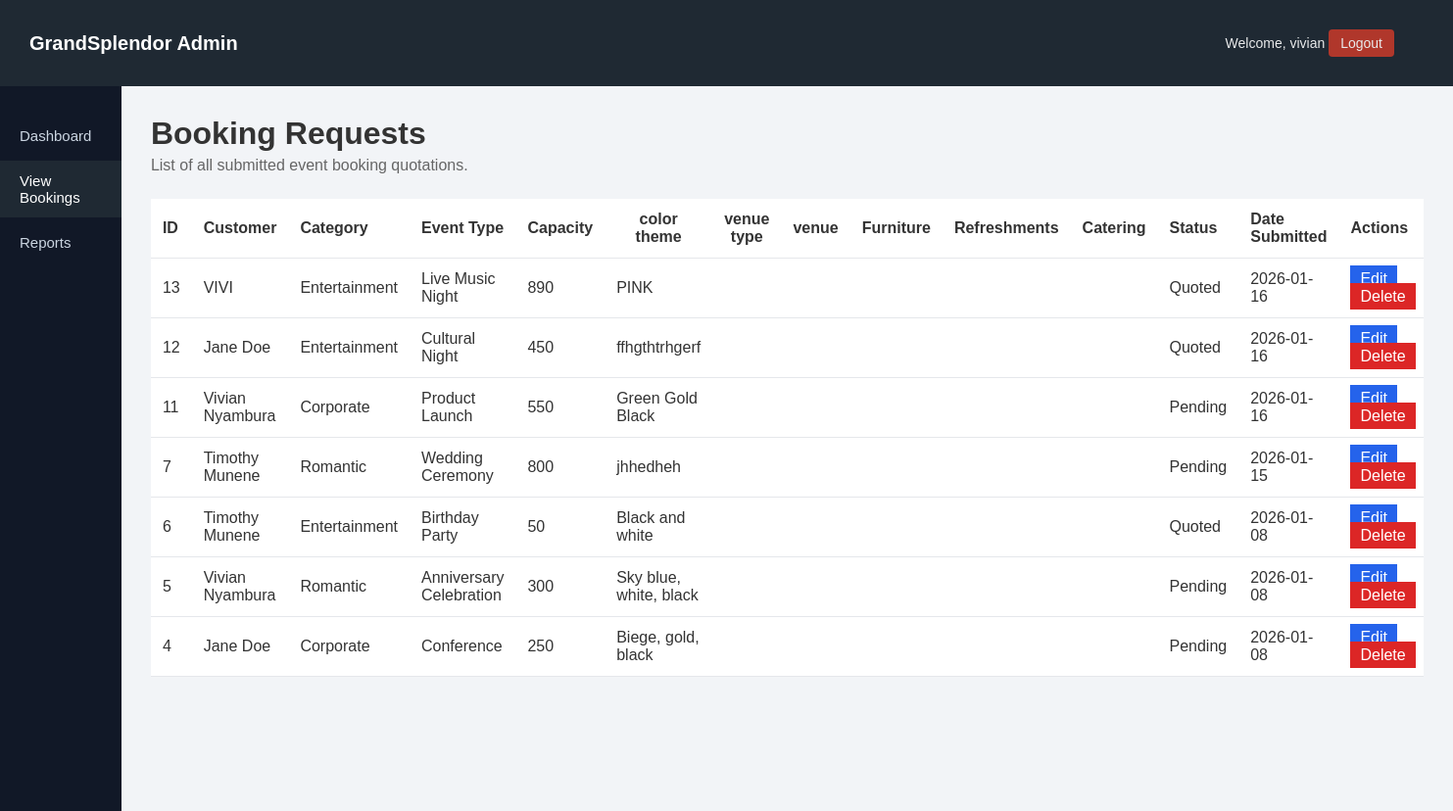
The page /bookings.php (signed in) on the database its author committed.
### tables this page shows
CREATE TABLE `bookings` (
  `id` int(11) NOT NULL,
  `full_name` varchar(100) NOT NULL,
  `phone` varchar(20) NOT NULL,
  `email` varchar(100) NOT NULL,
  `event_category` enum('Romantic','Corporate','Entertainment') NOT NULL,
  `event_type` varchar(50) NOT NULL,
  `capacity` int(11) NOT NULL,
  `color_theme` text DEFAULT NULL,
  `refreshments` text DEFAULT NULL,
  `pa_system` enum('Yes','No') NOT NULL,
  `accommodation_requirements` text DEFAULT NULL,
  `lingual_services` text DEFAULT NULL,
  `additional_notes` text DEFAULT NULL,
  `booking_status` enum('Pending','Quoted','Cancelled') DEFAULT 'Pending',
  `created_at` timestamp NOT NULL DEFAULT current_timestamp()
);

### bookings.php (the view, shortened to what this page needs)
<?php
require_once "db_connect.php";
$sql = "SELECT * FROM bookings ORDER BY created_at DESC";
$result = mysqli_query($conn, $sql);
?>
<!DOCTYPE html>
<html lang="en">
<head>
    <link rel="stylesheet" href="admin-style.css">
</head>
<body>
<header class="admin-header">
    <div class="header-left">
        <h2>GrandSplendor Admin</h2>
    </div>
    <div class="header-right">
        <div class="admin-header">
         <span>Welcome, <?php echo $_SESSION['admin_username']; ?></span>&nbsp;
         <a href="logout.php" class="logout-btn">Logout</a>
        </div>
    </div>
</header>
<div class="admin-container">
    <aside class="sidebar">
        <ul>
            <li><a href="dashboard.php">Dashboard</a></li>
            <li class="active"><a href="bookings.php">View Bookings</a></li>
            <li><a href="reports.php">Reports</a></li>
        </ul>
    </aside>
    <main class="main-content">
        <h1>Booking Requests</h1>
        <p class="subtitle">
            List of all submitted event booking quotations.
        </p>
        <table class="admin-table">
            <thead>
                <tr>
                    <th align="left">ID</th>
                    <th align="left">Customer</th>
                    <th align="left">Category</th>
                    <th align="left">Event Type</th>
                    <th align="left">Capacity</th>
					<th>color theme</th>
					<th>venue type</th>
                    <th>venue</th>
                    <th>Furniture</th>
                    <th>Refreshments</th>
                    <th>Catering</th>
                    <th align="left">Status</th>
                    <th align="left">Date Submitted</th>
                    <th align="left">Actions</th>
                </tr>
            </thead>
            <tbody>
            <?php
            if (mysqli_num_rows($result) > 0) {
                while ($row = mysqli_fetch_assoc($result)) {
            ?>
                <tr>
                    <td><?php echo $row['id']; ?></td>
                    <td><?php echo htmlspecialchars($row['full_name']); ?></td>
                    <td><?php echo $row['event_category']; ?></td>
                    <td><?php echo $row['event_type']; ?></td>
                    <td><?php echo $row['capacity']; ?></td>
					<td><?php echo $row['color_theme']; ?></td>
<td>
</td>
					<td><?php echo $row['venue']; ?></td>
					<td><?php echo $row['furniture']; ?></td>
					<td><?php echo $row['refreshments_details']; ?></td>
	                <td><?php echo $row['catering_required']; ?></td>
                    <td><?php echo $row['booking_status']; ?></td>
                    <td><?php echo date("Y-m-d", strtotime($row['created_at'])); ?></td>
                    <td>
                        <a href="edit-booking.php?id=<?php echo $row['id']; ?>" class="btn-edit">
                            Edit
                        </a>
                        <a href="delete-booking.php?id=<?php echo $row['id']; ?>"
                           class="btn-delete"
                           onclick="return confirm('Are you sure you want to delete this booking?');">
                            Delete
                        </a>
                    </td>
                </tr>
            <?php
                }
            } else {
                echo "<tr><td colspan='8'>No booking records found.</td></tr>";
            }
            ?>
            </tbody>
        </table>
    </main>
</div>
</body>
</html>

### admin-style.css (style rules this page uses)
* { margin: 0; padding: 0; box-sizing: border-box; font-family: Arial, Helvetica, sans-serif; }
body { background-color: #f2f4f7; color: #333; }
.admin-header { background-color: #1f2933; color: #ffffff; padding: 15px 30px; display: flex; justify-content: space-between; align-items: center; }
.admin-header h2 { font-size: 20px; }
.header-right { font-size: 14px; opacity: 0.9; }
.admin-container { display: flex; min-height: calc(100vh - 60px); }
.sidebar { width: 220px; background-color: #111827; padding-top: 30px; }
.sidebar ul { list-style: none; }
.sidebar ul li { margin-bottom: 5px; }
.sidebar ul li a { display: block; padding: 12px 20px; color: #cbd5e1; text-decoration: none; font-size: 15px; }
.sidebar ul li.active a, .sidebar ul li a:hover { background-color: #1f2933; color: #ffffff; }
.main-content { flex: 1; padding: 30px; }
.main-content h1 { margin-bottom: 5px; }
.subtitle { margin-bottom: 25px; color: #666; }
.admin-table { width: 100%; border-collapse: collapse; background: #ffffff; }
.admin-table th, .admin-table td { padding: 12px; border-bottom: 1px solid #e5e7eb; }
.btn-edit { background: #2563eb; color: #fff; padding: 5px 10px; text-decoration: none; margin-right: 5px; }
.btn-delete { background: #dc2626; color: #fff; padding: 5px 10px; text-decoration: none; }
.logout-btn { color: white; background: #c0392b; padding: 6px 12px; text-decoration: none; border-radius: 4px; }

### rows shown on the page
bookings: id "13", full_name "VIVI", event_category "Entertainment", event_type "Live Music Night", capacity "890", color_theme "PINK", booking_status "Quoted", created_at "2026-01-16"
bookings: id "12", full_name "Jane Doe", event_category "Entertainment", event_type "Cultural Night", capacity "450", color_theme "ffhgthtrhgerf", booking_status "Quoted", created_at "2026-01-16"
bookings: id "11", full_name "Vivian Nyambura", event_category "Corporate", event_type "Product Launch", capacity "550", color_theme "Green Gold Black", booking_status "Pending", created_at "2026-01-16"
bookings: id "7", full_name "Timothy Munene", event_category "Romantic", event_type "Wedding Ceremony", capacity "800", color_theme "jhhedheh", booking_status "Pending", created_at "2026-01-15"
bookings: id "6", full_name "Timothy Munene", event_category "Entertainment", event_type "Birthday Party", capacity "50", color_theme "Black and white", booking_status "Quoted", created_at "2026-01-08"
bookings: id "5", full_name "Vivian Nyambura", event_category "Romantic", event_type "Anniversary Celebration", capacity "300", color_theme "Sky blue, white, black", booking_status "Pending", created_at "2026-01-08"
bookings: id "4", full_name "Jane Doe", event_category "Corporate", event_type "Conference", capacity "250", color_theme "Biege, gold, black", booking_status "Pending", created_at "2026-01-08"

### other values the page prints
$_SESSION['admin_username'] "vivian"
